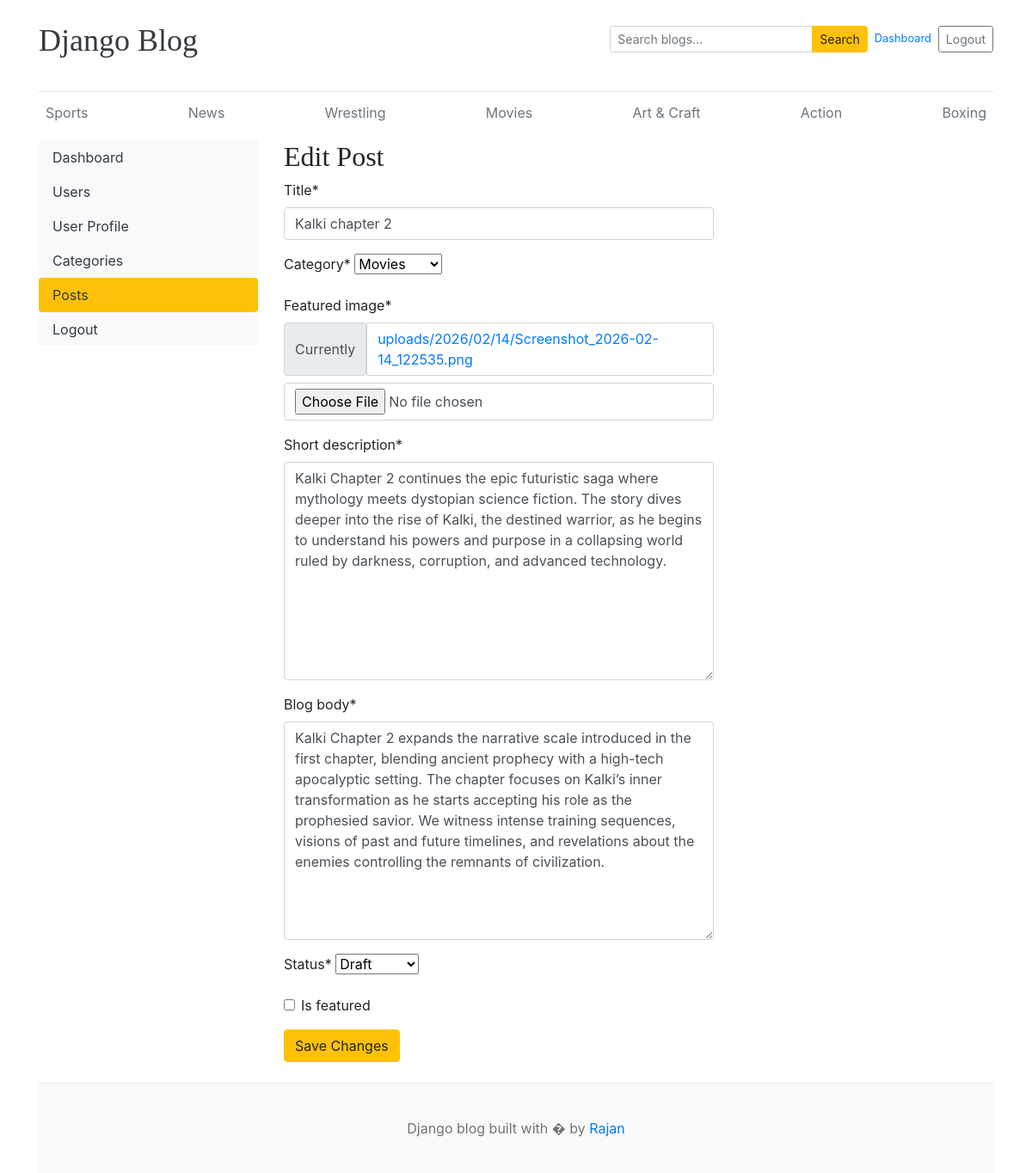
/dashboard/posts/edit/3/ (signed in), run on an earlier commit of the app's database.
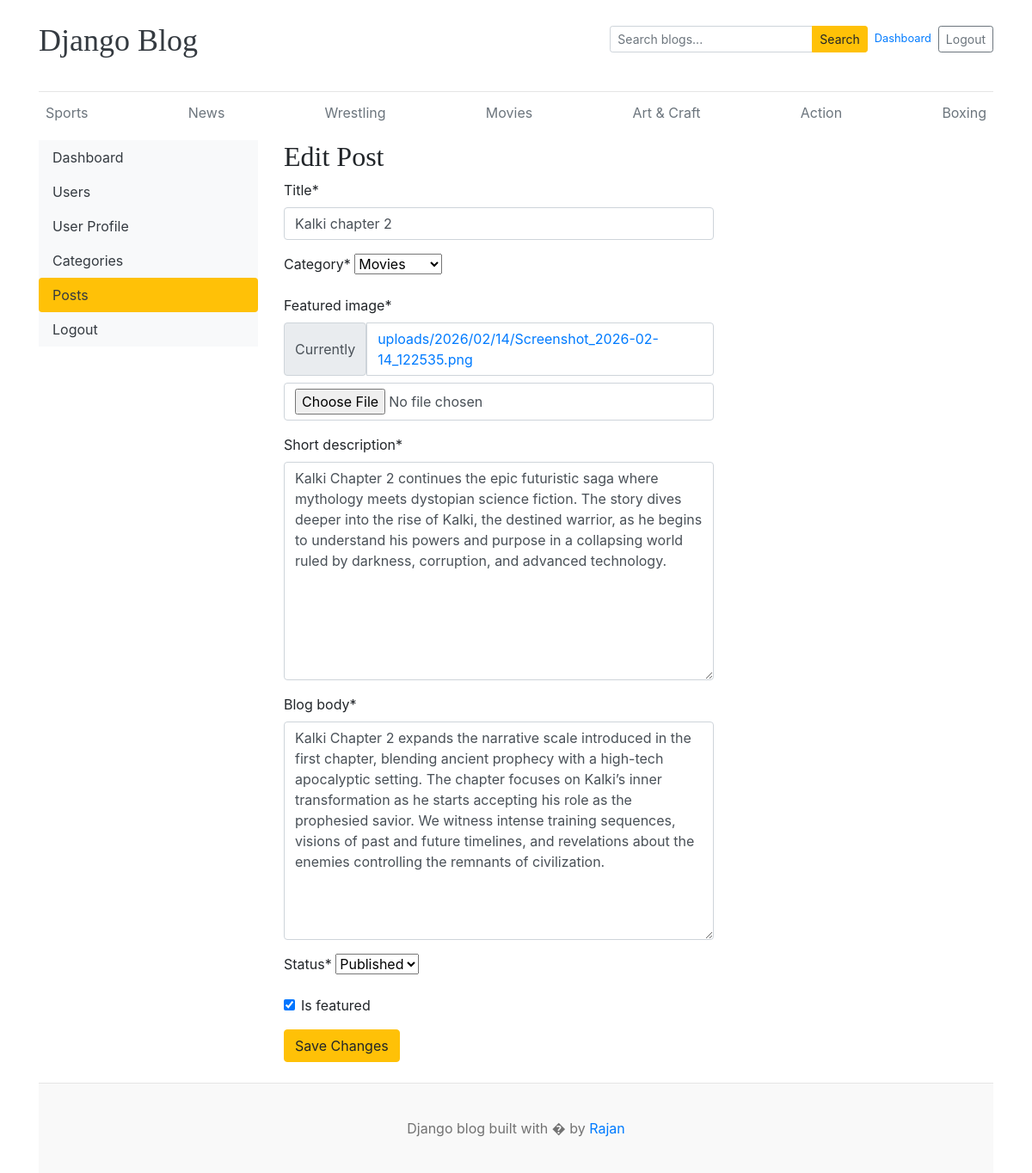
And on a later commit of the database.
### blogs/models.py (models this page shows, shortened)
class Blog(models.Model):
    title = models.CharField(max_length=100)
    slug = models.SlugField(max_length=150, unique=True)
    category = models.ForeignKey(Category, on_delete=models.CASCADE)
    author = models.ForeignKey(User, on_delete=models.CASCADE)
    featured_image = models.ImageField(upload_to="uploads/%Y/%m/%d/")
    short_description = models.TextField(max_length=500)
    blog_body = models.TextField(max_length=1000)
    status = models.IntegerField(choices=STATUS_CHOICES, default=0)
    is_featured = models.BooleanField(default=False)
    created_at = models.DateTimeField(auto_now_add=True)
    updated_at = models.DateTimeField(auto_now=True)

### dashboards/views.py (the view)
# urls.py: path('posts/edit/<int:pk>/', views.edit_post, name='edit_post'),
@login_required(login_url='login')
def edit_post(request, pk):
    post = get_object_or_404(Blog, pk=pk)
    if request.method == 'POST':
        form = BlogForm(request.POST, request.FILES, instance=post)
        if form.is_valid():
            post = form.save(commit=False)
            post.author = request.user
            post.slug = _generate_unique_slug(post.title, exclude_id=post.id)
            post.save()
            return redirect('posts')
    else:
        form = BlogForm(instance=post)
    context = {
        'form': form,
        'pk': post.id,
    }
    return render(request, 'dashboard/edit_post.html', context)

### dashboards/forms.py
class BlogForm(forms.ModelForm):
    class Meta:
        model = Blog
        fields = [
            'title',
            'category',
            'featured_image',
            'short_description',
            'blog_body',
            'status',
            'is_featured',
        ]

### blogs/context_processors.py (called while the page is built)
def get_categories(request):
    categories = Category.objects.all()
    return {'category': categories}

def get_SocialLink(request):
    social_links = SocialLink.objects.all()
    return {'SocialLink': social_links}

### blogs/models.py (called while the page is built)
    def __str__(self):
        return self.category_name

### templates/dashboard/edit_post.html (shortened to what this page needs)
{% extends 'base.html' %}
{% block content %}
{% load crispy_forms_tags %}
<div class="row">
 {% include 'dashboard/sidebar.html' %}
	<div class="col-md-9">
        <h2>Edit Post</h2>
    <form action="{% url 'edit_post' pk %}" method="POST" enctype="multipart/form-data" style="width: 500px;">
            {{ form|crispy }}
            <button type="submit" class="btn btn-warning">Save Changes</button>
        </form>
        <br>
</div>
{% endblock %}

What changed in the data, as far as the page shows it:
changed Blog "Kalki chapter 2": status "Draft" → "Published"; is_featured "☐" → "☑"
